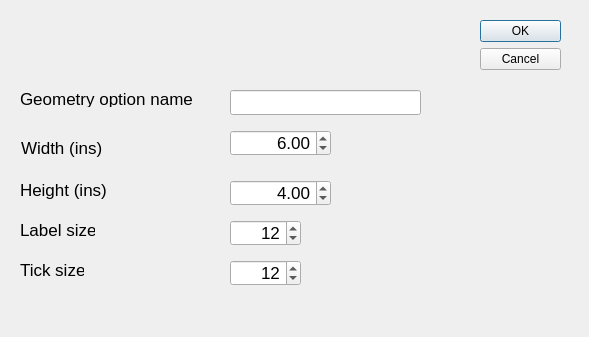
<?xml version="1.0" encoding="UTF-8"?>
<ui version="4.0">
 <class>geomoptdlg</class>
 <widget class="QDialog" name="geomoptdlg">
  <property name="geometry">
   <rect>
    <x>0</x>
    <y>0</y>
    <width>589</width>
    <height>337</height>
   </rect>
  </property>
  <property name="windowTitle">
   <string>Set up geometry</string>
  </property>
  <widget class="QDialogButtonBox" name="buttonBox">
   <property name="geometry">
    <rect>
     <x>480</x>
     <y>20</y>
     <width>81</width>
     <height>301</height>
    </rect>
   </property>
   <property name="orientation">
    <enum>Qt::Vertical</enum>
   </property>
   <property name="standardButtons">
    <set>QDialogButtonBox::Cancel|QDialogButtonBox::Ok</set>
   </property>
  </widget>
  <widget class="QLabel" name="label">
   <property name="geometry">
    <rect>
     <x>20</x>
     <y>90</y>
     <width>201</width>
     <height>17</height>
    </rect>
   </property>
   <property name="font">
    <font>
     <pointsize>13</pointsize>
    </font>
   </property>
   <property name="text">
    <string>Geometry option name</string>
   </property>
  </widget>
  <widget class="QLineEdit" name="geomname">
   <property name="geometry">
    <rect>
     <x>230</x>
     <y>90</y>
     <width>191</width>
     <height>25</height>
    </rect>
   </property>
   <property name="font">
    <font>
     <pointsize>13</pointsize>
    </font>
   </property>
   <property name="toolTip">
    <string>Name by which option is known</string>
   </property>
  </widget>
  <widget class="QLabel" name="label_2">
   <property name="geometry">
    <rect>
     <x>21</x>
     <y>138</y>
     <width>84</width>
     <height>20</height>
    </rect>
   </property>
   <property name="font">
    <font>
     <pointsize>13</pointsize>
    </font>
   </property>
   <property name="text">
    <string>Width (ins)</string>
   </property>
  </widget>
  <widget class="QLabel" name="label_3">
   <property name="geometry">
    <rect>
     <x>20</x>
     <y>180</y>
     <width>89</width>
     <height>20</height>
    </rect>
   </property>
   <property name="font">
    <font>
     <pointsize>13</pointsize>
    </font>
   </property>
   <property name="text">
    <string>Height (ins)</string>
   </property>
  </widget>
  <widget class="QDoubleSpinBox" name="width">
   <property name="geometry">
    <rect>
     <x>230</x>
     <y>130</y>
     <width>101</width>
     <height>26</height>
    </rect>
   </property>
   <property name="font">
    <font>
     <pointsize>13</pointsize>
    </font>
   </property>
   <property name="toolTip">
    <string>Width of window in inches</string>
   </property>
   <property name="alignment">
    <set>Qt::AlignRight|Qt::AlignTrailing|Qt::AlignVCenter</set>
   </property>
   <property name="minimum">
    <double>2.000000000000000</double>
   </property>
   <property name="maximum">
    <double>30.000000000000000</double>
   </property>
   <property name="singleStep">
    <double>0.500000000000000</double>
   </property>
   <property name="value">
    <double>6.000000000000000</double>
   </property>
  </widget>
  <widget class="QDoubleSpinBox" name="height">
   <property name="geometry">
    <rect>
     <x>230</x>
     <y>180</y>
     <width>101</width>
     <height>26</height>
    </rect>
   </property>
   <property name="font">
    <font>
     <pointsize>13</pointsize>
    </font>
   </property>
   <property name="toolTip">
    <string>Height of window in inches</string>
   </property>
   <property name="alignment">
    <set>Qt::AlignRight|Qt::AlignTrailing|Qt::AlignVCenter</set>
   </property>
   <property name="minimum">
    <double>2.000000000000000</double>
   </property>
   <property name="maximum">
    <double>30.000000000000000</double>
   </property>
   <property name="singleStep">
    <double>0.500000000000000</double>
   </property>
   <property name="value">
    <double>4.000000000000000</double>
   </property>
  </widget>
  <widget class="QLabel" name="label_4">
   <property name="geometry">
    <rect>
     <x>20</x>
     <y>220</y>
     <width>75</width>
     <height>20</height>
    </rect>
   </property>
   <property name="font">
    <font>
     <pointsize>13</pointsize>
    </font>
   </property>
   <property name="text">
    <string>Label size</string>
   </property>
  </widget>
  <widget class="QLabel" name="label_5">
   <property name="geometry">
    <rect>
     <x>20</x>
     <y>260</y>
     <width>64</width>
     <height>20</height>
    </rect>
   </property>
   <property name="font">
    <font>
     <pointsize>13</pointsize>
    </font>
   </property>
   <property name="text">
    <string>Tick size</string>
   </property>
  </widget>
  <widget class="QSpinBox" name="labsize">
   <property name="geometry">
    <rect>
     <x>230</x>
     <y>220</y>
     <width>71</width>
     <height>26</height>
    </rect>
   </property>
   <property name="font">
    <font>
     <pointsize>13</pointsize>
    </font>
   </property>
   <property name="toolTip">
    <string>Font size to be used for labels</string>
   </property>
   <property name="alignment">
    <set>Qt::AlignRight|Qt::AlignTrailing|Qt::AlignVCenter</set>
   </property>
   <property name="minimum">
    <number>5</number>
   </property>
   <property name="maximum">
    <number>30</number>
   </property>
   <property name="value">
    <number>12</number>
   </property>
  </widget>
  <widget class="QSpinBox" name="ticksize">
   <property name="geometry">
    <rect>
     <x>230</x>
     <y>260</y>
     <width>71</width>
     <height>26</height>
    </rect>
   </property>
   <property name="font">
    <font>
     <pointsize>13</pointsize>
    </font>
   </property>
   <property name="toolTip">
    <string>Font size to be used for ticks</string>
   </property>
   <property name="alignment">
    <set>Qt::AlignRight|Qt::AlignTrailing|Qt::AlignVCenter</set>
   </property>
   <property name="minimum">
    <number>5</number>
   </property>
   <property name="maximum">
    <number>30</number>
   </property>
   <property name="value">
    <number>12</number>
   </property>
  </widget>
 </widget>
 <resources/>
 <connections>
  <connection>
   <sender>buttonBox</sender>
   <signal>accepted()</signal>
   <receiver>geomoptdlg</receiver>
   <slot>accept()</slot>
   <hints>
    <hint type="sourcelabel">
     <x>248</x>
     <y>254</y>
    </hint>
    <hint type="destinationlabel">
     <x>157</x>
     <y>274</y>
    </hint>
   </hints>
  </connection>
  <connection>
   <sender>buttonBox</sender>
   <signal>rejected()</signal>
   <receiver>geomoptdlg</receiver>
   <slot>reject()</slot>
   <hints>
    <hint type="sourcelabel">
     <x>316</x>
     <y>260</y>
    </hint>
    <hint type="destinationlabel">
     <x>286</x>
     <y>274</y>
    </hint>
   </hints>
  </connection>
 </connections>
</ui>
